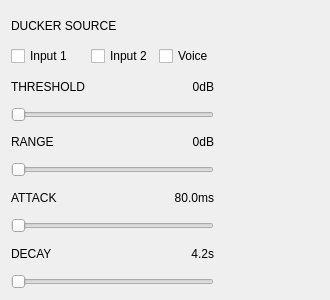
<?xml version="1.0" encoding="UTF-8"?>
<ui version="4.0">
 <class>ducker</class>
 <widget class="QDialog" name="ducker">
  <property name="geometry">
   <rect>
    <x>0</x>
    <y>0</y>
    <width>330</width>
    <height>300</height>
   </rect>
  </property>
  <property name="windowTitle">
   <string>Dialog</string>
  </property>
  <layout class="QHBoxLayout" name="horizontalLayout">
   <item>
    <layout class="QGridLayout" name="gridLayout">
     <item row="3" column="0">
      <widget class="QLabel" name="thresholdLabel">
       <property name="text">
        <string>THRESHOLD</string>
       </property>
      </widget>
     </item>
     <item row="7" column="0" colspan="3">
      <widget class="QSlider" name="range">
       <property name="orientation">
        <enum>Qt::Orientation::Horizontal</enum>
       </property>
      </widget>
     </item>
     <item row="8" column="1" colspan="2">
      <widget class="QLabel" name="attackValue">
       <property name="text">
        <string>80.0ms</string>
       </property>
       <property name="alignment">
        <set>Qt::AlignmentFlag::AlignRight|Qt::AlignmentFlag::AlignTrailing|Qt::AlignmentFlag::AlignVCenter</set>
       </property>
      </widget>
     </item>
     <item row="10" column="0">
      <widget class="QLabel" name="decayLabel">
       <property name="text">
        <string>DECAY</string>
       </property>
      </widget>
     </item>
     <item row="3" column="1" colspan="2">
      <widget class="QLabel" name="thresholdValue">
       <property name="text">
        <string>0dB</string>
       </property>
       <property name="alignment">
        <set>Qt::AlignmentFlag::AlignRight|Qt::AlignmentFlag::AlignTrailing|Qt::AlignmentFlag::AlignVCenter</set>
       </property>
      </widget>
     </item>
     <item row="1" column="1">
      <widget class="QCheckBox" name="input2">
       <property name="text">
        <string>Input 2</string>
       </property>
      </widget>
     </item>
     <item row="6" column="0">
      <widget class="QLabel" name="rangeLabel">
       <property name="text">
        <string>RANGE</string>
       </property>
      </widget>
     </item>
     <item row="8" column="0">
      <widget class="QLabel" name="attackLabel">
       <property name="text">
        <string>ATTACK</string>
       </property>
      </widget>
     </item>
     <item row="0" column="0" colspan="3">
      <widget class="QLabel" name="duckerSourceLabel">
       <property name="text">
        <string>DUCKER SOURCE</string>
       </property>
      </widget>
     </item>
     <item row="9" column="0" colspan="3">
      <widget class="QSlider" name="attack">
       <property name="orientation">
        <enum>Qt::Orientation::Horizontal</enum>
       </property>
      </widget>
     </item>
     <item row="1" column="2">
      <widget class="QCheckBox" name="voice">
       <property name="text">
        <string>Voice</string>
       </property>
      </widget>
     </item>
     <item row="5" column="0" colspan="3">
      <widget class="QSlider" name="threshold">
       <property name="orientation">
        <enum>Qt::Orientation::Horizontal</enum>
       </property>
      </widget>
     </item>
     <item row="6" column="1" colspan="2">
      <widget class="QLabel" name="rangeValue">
       <property name="text">
        <string>0dB</string>
       </property>
       <property name="alignment">
        <set>Qt::AlignmentFlag::AlignRight|Qt::AlignmentFlag::AlignTrailing|Qt::AlignmentFlag::AlignVCenter</set>
       </property>
      </widget>
     </item>
     <item row="10" column="1" colspan="2">
      <widget class="QLabel" name="decayValue">
       <property name="text">
        <string>4.2s</string>
       </property>
       <property name="alignment">
        <set>Qt::AlignmentFlag::AlignRight|Qt::AlignmentFlag::AlignTrailing|Qt::AlignmentFlag::AlignVCenter</set>
       </property>
      </widget>
     </item>
     <item row="1" column="0">
      <widget class="QCheckBox" name="input1">
       <property name="text">
        <string>Input 1</string>
       </property>
      </widget>
     </item>
     <item row="11" column="0" colspan="3">
      <widget class="QSlider" name="decay">
       <property name="orientation">
        <enum>Qt::Orientation::Horizontal</enum>
       </property>
      </widget>
     </item>
    </layout>
   </item>
   <item>
    <widget class="AudioLevelMeter" name="levels" native="true"/>
   </item>
  </layout>
 </widget>
 <customwidgets>
  <customwidget>
   <class>AudioLevelMeter</class>
   <extends>QWidget</extends>
   <header>audiolevelmeter.h</header>
   <container>1</container>
  </customwidget>
 </customwidgets>
 <resources/>
 <connections/>
</ui>
